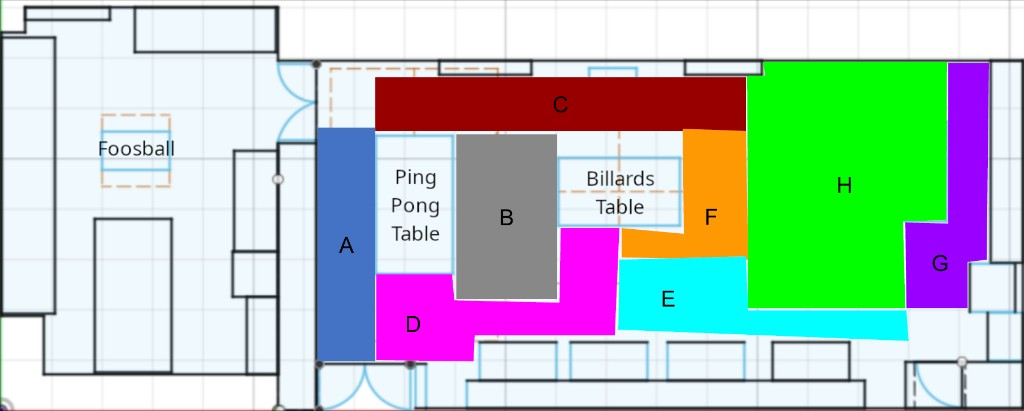
#> input picture heatmap-reference-layout.png, 1024 x 411 px
$ python trace_zones.py
#> lines starting #> are read from the running program, lines starting #| are printed output that depends on the picture; after the words box and inside, x2 and y2 are one past the last pixel; in counts of white or black regions, pixels touching at a corner belong together
#!/usr/bin/env python3
"""
Trace heatmap-reference-layout.png: each zone has a distinct fill color. Sample
median BGR in a small patch per zone, classify every pixel by nearest color in
LAB (with a distance cutoff to ignore the grid background), clip to the main
room, then export 8 PNG masks at 1024×412.

Overlay pixels are forced to pure red (R channel in BGR) + alpha; hue from the
reference is only used for segmentation.
"""
from __future__ import annotations

import json
import sys
from pathlib import Path

import cv2
import numpy as np

REF = Path(__file__).resolve().parent.parent / "heatmap-reference-layout.png"
OUT_DIR = Path(__file__).resolve().parent.parent / "zones"
ORDER = ["A", "B", "C", "D", "E", "F", "G", "H"]

# Sample centers inside each colored region (1024-wide reference; height ~411).
REF_SAMPLE_XY = {
    "A": (340, 247),
    "B": (501, 235),
    "C": (550, 100),
    "D": (430, 315),
    "E": (755, 310),
    "F": (700, 200),
    "G": (940, 270),
    "H": (800, 180),
}

# Max LAB Euclidean distance to accept a pixel as a zone (excludes pale grid).
LAB_DIST_MAX = 40.0

# Interior of black walls on floor-plan-new (same as SVG clip).
CLIP_X0, CLIP_Y0, CLIP_X1, CLIP_Y1 = 270, 48, 996, 382

TARGET_W, TARGET_H = 1024, 412
SAMPLE_R = 5


def main() -> int:
    if not REF.is_file():
        print("missing", REF, file=sys.stderr)
        return 1

    bgr = cv2.imread(str(REF))
#> bgr is the input picture: shape (411, 1024, 3); mean B, G, R 190.1, 198.1, 180.4
    if bgr is None:
        return 1
    h, w = bgr.shape[:2]
#> h = 411; w = 1024

    medians: list[np.ndarray] = []
    for letter in ORDER:
        x, y = REF_SAMPLE_XY[letter]
        x = int(np.clip(x, 0, w - 1))
        y = int(np.clip(y, 0, h - 1))
        y0, y1 = max(0, y - SAMPLE_R), min(h, y + SAMPLE_R + 1)
        x0, x1 = max(0, x - SAMPLE_R), min(w, x + SAMPLE_R + 1)
        patch = bgr[y0:y1, x0:x1]
        medians.append(np.median(patch.reshape(-1, 3), axis=0))
#> after the loop, medians = [[186, 112, 67], [136, 136, 136], [0, 0, 149], [254, 0, 255], [245, 254, 12], [3, 153, 254], [229, 0, 139], [0, 255, 1]]

    refs_bgr = np.array(medians, dtype=np.uint8).reshape(8, 1, 1, 3)
    refs_lab = cv2.cvtColor(refs_bgr.reshape(-1, 1, 3), cv2.COLOR_BGR2LAB).reshape(8, 3).astype(
        np.float32
    )
#> refs_lab = [[121, 136, 84], [145, 128, 128], [77, 182, 172], [154, 226, 68], [231, 78, 118], [184, 158, 205], [102, 207, 48], [224, 42, 211]]

    lab = cv2.cvtColor(bgr, cv2.COLOR_BGR2LAB).astype(np.float32)
    diff = lab[:, :, np.newaxis, :] - refs_lab[np.newaxis, np.newaxis, :, :]
    dist = np.sqrt((diff**2).sum(axis=3))
    owner = dist.argmin(axis=2).astype(np.int32)
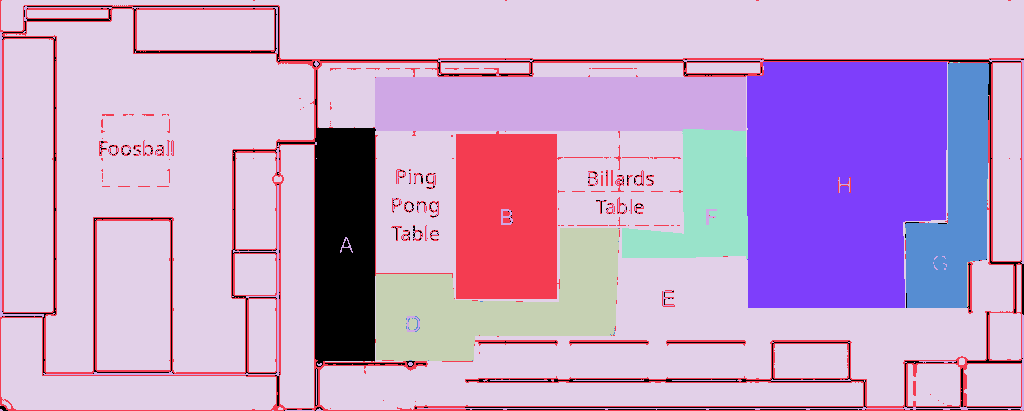
#> owner: shape (411, 1024) int32; 8 distinct labels, from 0 to 7; one colour per label, 0 black
    min_d = dist.min(axis=2)
    valid = min_d < LAB_DIST_MAX
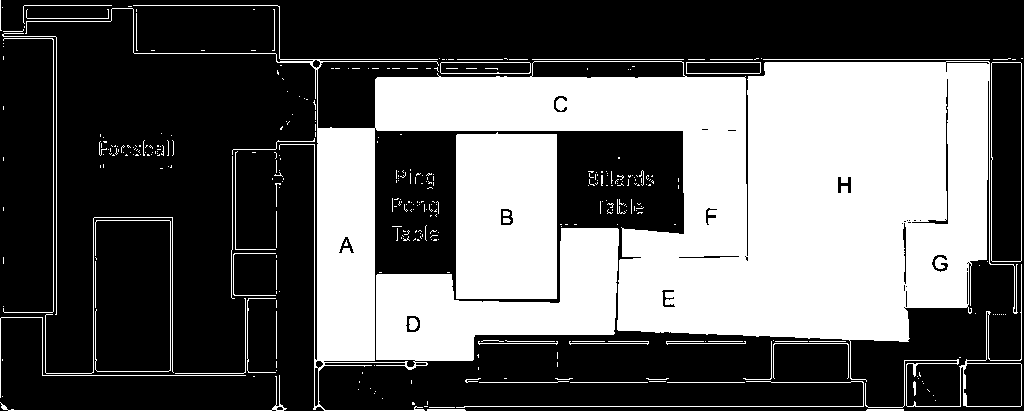
#> valid: shape (411, 1024) bool; 37.9% white; 375 white regions (313 under 20 px), largest, box (x1, y1, x2, y2) and area: (25, 5, 1018, 411) 133695, (456, 132, 557, 299) 16492, (865, 264, 1022, 408) 940

    yy, xx = np.mgrid[0:h, 0:w]
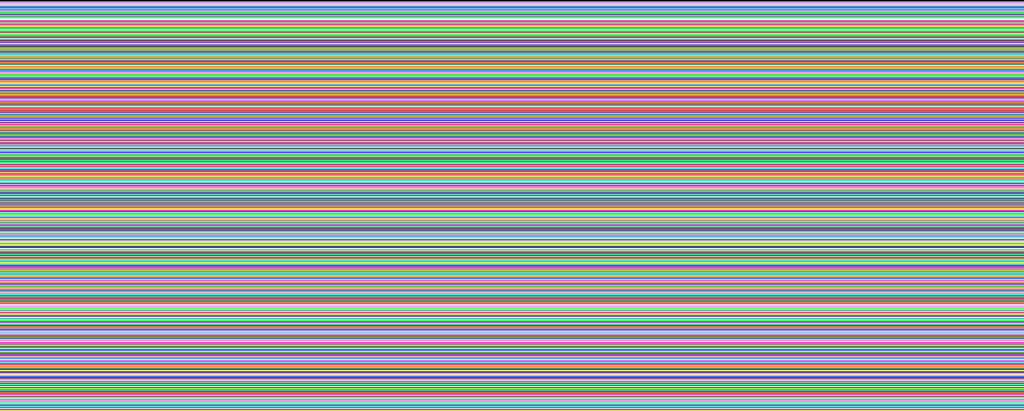
#> yy: shape (411, 1024) int64; 411 distinct labels, from 0 to 410; one colour per label, 0 black
    inside = (xx >= CLIP_X0) & (xx < CLIP_X1) & (yy >= CLIP_Y0) & (yy < CLIP_Y1)
#> inside: shape (411, 1024) bool; 57.6% white; 1 black region, box (x1, y1, x2, y2) and area: (0, 0, 1024, 411) 178380
    owner = np.where(valid & inside, owner, -1)
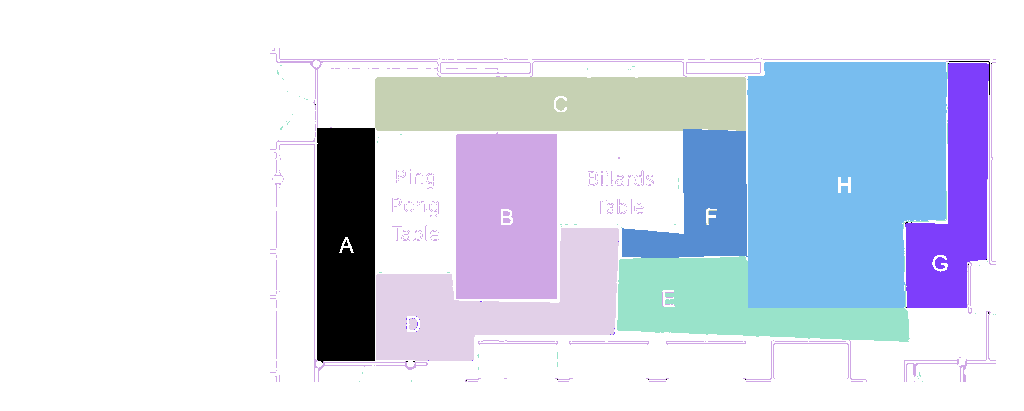
#> owner: shape (411, 1024) int32; 9 distinct labels, from -1 to 7; one colour per label, 0 black, -1 white

    OUT_DIR.mkdir(parents=True, exist_ok=True)
    labels: dict[str, list[float]] = {}

    owner_big = cv2.resize(
        owner.astype(np.float32),
        (TARGET_W, TARGET_H),
        interpolation=cv2.INTER_NEAREST,
    )
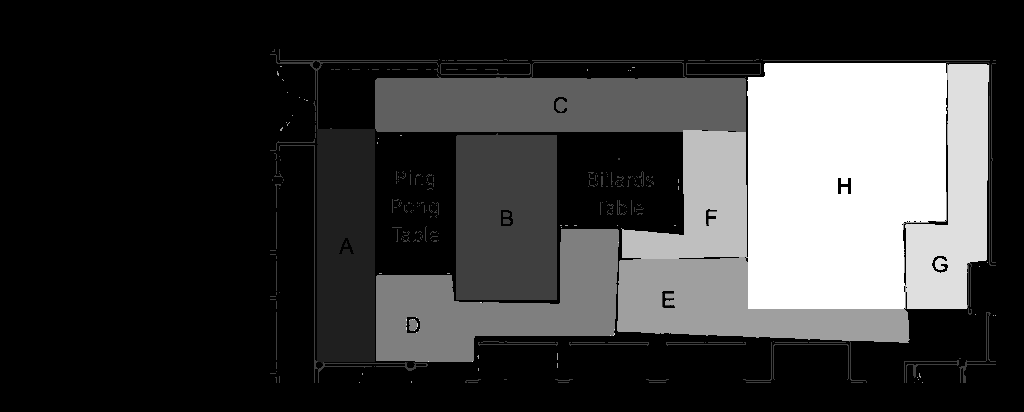
#> owner_big: shape (412, 1024) float32; min -1, max 7, mean 0.797; drawn with min black and max white
    owner_big = np.round(owner_big).astype(np.int32)
#> owner_big: shape (412, 1024) int32; 9 distinct labels, from -1 to 7

    dilate_k = np.ones((5, 5), np.uint8)
#> dilate_k = [[1, 1, 1, 1, 1], [1, 1, 1, 1, 1], [1, 1, 1, 1, 1], [1, 1, 1, 1, 1], [1, 1, 1, 1, 1]]
    blur_ksize = (41, 41)

    for i, letter in enumerate(ORDER):
        m = (owner_big == i).astype(np.uint8) * 255
        m = cv2.dilate(m, dilate_k, iterations=2)
        m = cv2.GaussianBlur(m, blur_ksize, 0)
        bgra = np.zeros((TARGET_H, TARGET_W, 4), dtype=np.uint8)
        bgra[:, :, 2] = 255  # BGR red
        bgra[:, :, 3] = m
        out_path = OUT_DIR / f"mask-{letter}.png"
        cv2.imwrite(str(out_path), bgra)
        M = cv2.moments(m)
        if M["m00"] > 0:
            labels[letter] = [
                round(M["m10"] / M["m00"], 1),
                round(M["m01"] / M["m00"], 1),
            ]
        print("wrote", out_path, "nonzero", int((m > 0).sum()))
#> this loop made 8 passes
#| wrote zones/mask-A.png nonzero 48706
#| wrote zones/mask-B.png nonzero 170473
#| wrote zones/mask-C.png nonzero 42590
#| wrote zones/mask-D.png nonzero 40273
#| wrote zones/mask-E.png nonzero 79073
#| wrote zones/mask-F.png nonzero 22171
#| wrote zones/mask-G.png nonzero 38179
#| wrote zones/mask-H.png nonzero 65639
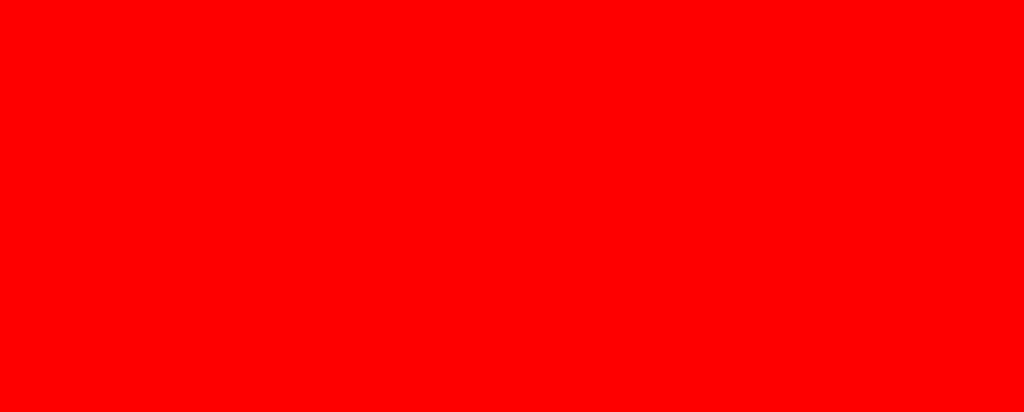
#> bgra: shape (412, 1024, 4); mean of channels 0, 1, 2, 3 0, 0, 255, 29.3; drawn as B, G, R
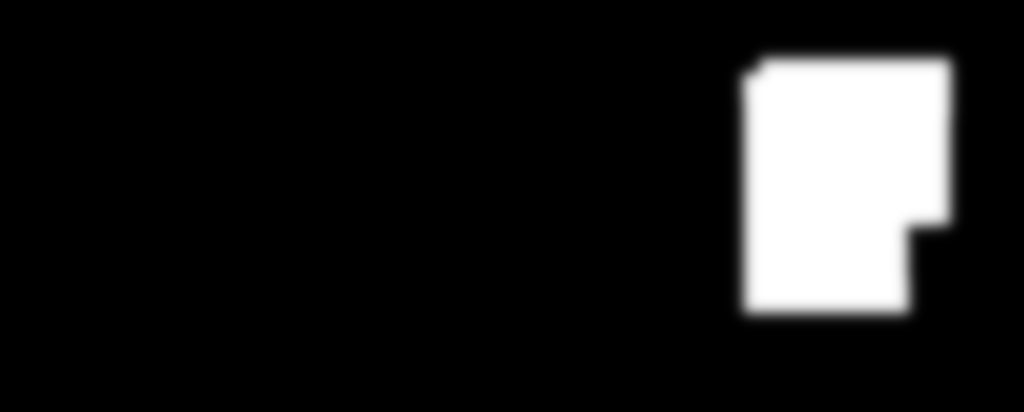
#> m: shape (412, 1024); min 0, max 255, mean 29.3
#> after the loop, labels = {'A': [395.7, 241.5], 'B': [560.8, 212.2], 'C': [561.7, 105.9], 'D': [506.6, 304.6], 'E': [723.3, 285.2], 'F': [702, 203.2], 'G': [926, 207], 'H': [840.8, 179.7]}

    labels_path = OUT_DIR.parent / "zone-labels.json"
    with open(labels_path, "w") as f:
        json.dump(labels, f, indent=2)
    print("wrote", labels_path)

    return 0


if __name__ == "__main__":
    raise SystemExit(main())
#> (the program exits here)

$ run again, with floor-plan-new.png copied over heatmap-reference-layout.png
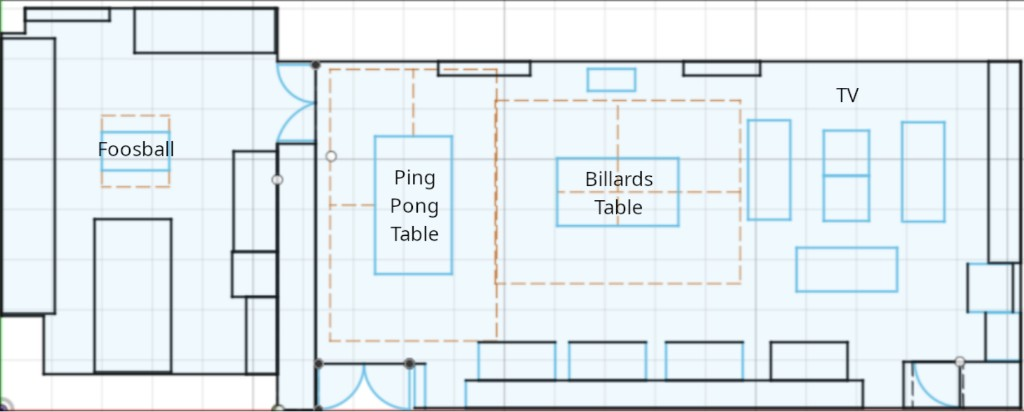
#> input picture floor-plan-new.png, 1024 x 412 px
#> in main, bgr is the input picture: shape (412, 1024, 3); mean B, G, R 239.6, 235.4, 227.2
#> after the loop in main, `for letter in ORDER:`: medians = [[254, 249, 240], [241, 233, 234], [246, 244, 237], [254, 249, 240], [248, 243, 234], [254, 249, 239], [254, 249, 240], [254, 248, 240]]
#> refs_lab = [[249, 126, 125], [236, 130, 124], [244, 126, 126], [249, 126, 125], [243, 126, 125], [248, 126, 124], [249, 126, 125], [248, 126, 124]]
#> valid: shape (412, 1024) bool; 91.9% white; 217 black regions (157 under 20 px), largest, box (x1, y1, x2, y2) and area: (0, 0, 1024, 412) 28303, (494, 89, 508, 297) 398, (568, 340, 648, 348) 324
#> yy: shape (412, 1024) int64; 412 distinct labels, from 0 to 411
#> inside: shape (412, 1024) bool; 57.5% white; 1 black region, box (x1, y1, x2, y2) and area: (0, 0, 1024, 412) 179404
#> in main, `owner_big = cv2.resize( owner.astype(np.float32), (TARGET_W, TARGET_H)..`:
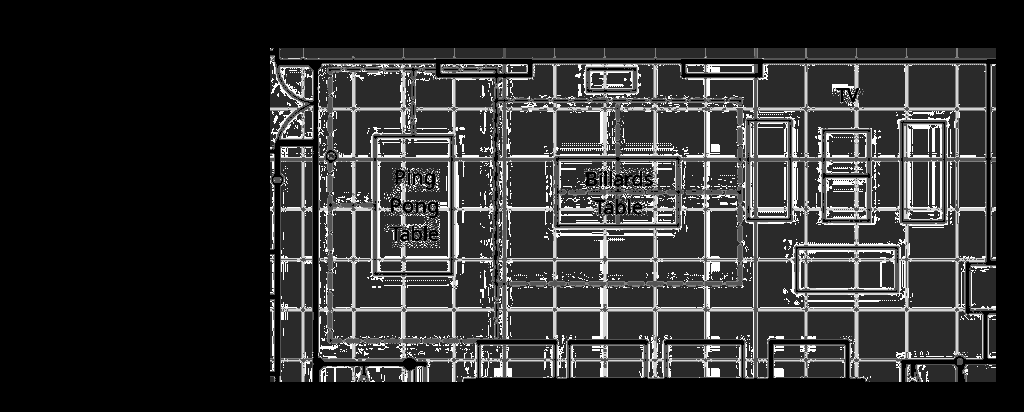
#> owner_big: shape (412, 1024) float32; min -1, max 5, mean 0.0842; drawn with min black and max white
#> dilate_k = [[1, 1, 1, 1, 1], [1, 1, 1, 1, 1], [1, 1, 1, 1, 1], [1, 1, 1, 1, 1], [1, 1, 1, 1, 1]]
#> the loop in main, `for i, letter in enumerate(ORDER):` made 8 passes
#| wrote zones/mask-A.png nonzero 288560
#| wrote zones/mask-B.png nonzero 276649
#| wrote zones/mask-C.png nonzero 274912
#| wrote zones/mask-D.png nonzero 0
#| wrote zones/mask-E.png nonzero 272545
#> (further printed lines are left out)
#> pass 1, in main, `m = cv2.GaussianBlur(m, blur_ksize, 0)`:
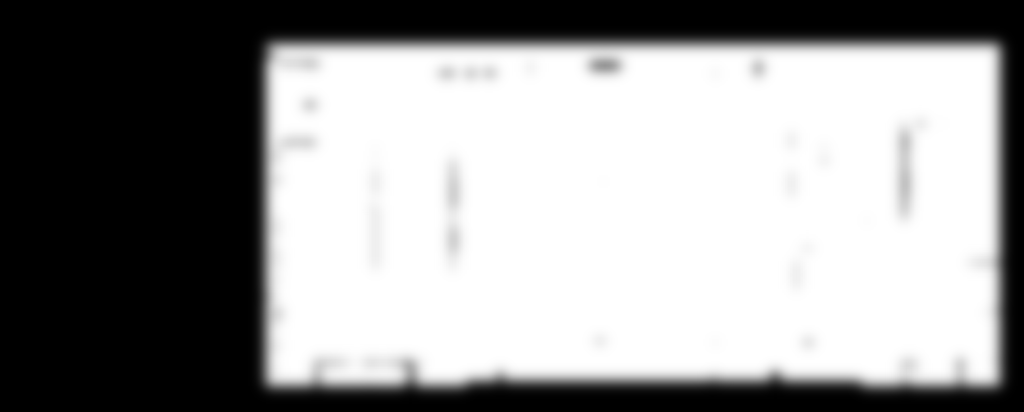
#> m: shape (412, 1024); min 0, max 255, mean 149.1
#> after the loop in main, `for i, letter in enumerate(ORDER):`: labels = {'A': [632.8, 213.1], 'B': [615.8, 213.5], 'C': [605, 215.3], 'E': [628, 212.5], 'F': [605.4, 217.3]}
